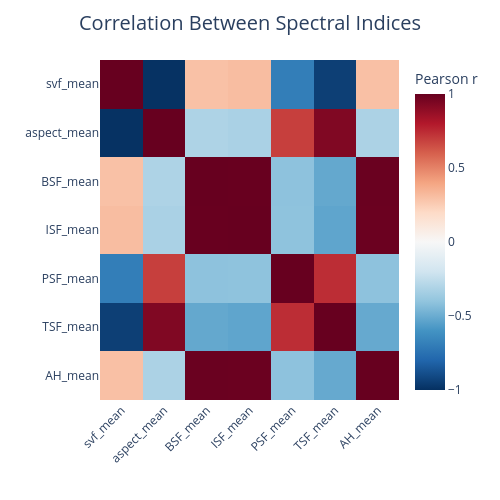

Source (notebook cell):
### Markdown cell above
## 8. Redundancy among parameters — `chart_type="correlation"`

`"correlation"` computes the Pearson correlation matrix between the requested parameters over every valid LCZ pixel. With 34 parameters built from only 11 base families (each split into min/max/mean), a lot of redundancy is expected — this chart makes it explicit, which matters if you're about to feed these fields into a statistical or ML model where near-duplicate predictors just add collinearity without adding information.

### Code cell
corr_fig = lcz_plot_parameters(
    stack_result.path, iselect=profile_params, lcz_map=map_path,
    chart_type="correlation",
)
corr_fig.show()

### Figure 1 — Plotly figure (JSON) as saved in the notebook; plotly's stock layout.template omitted (floating-point values rounded to 4 significant figures)
{"data": [{"colorbar": {"title": {"text": "Pearson r"}}, "colorscale": [[0.0, "rgb(5,48,97)"], [0.1, "rgb(33,102,172)"], [0.2, "rgb(67,147,195)"], [0.3, "rgb(146,197,222)"], [0.4, "rgb(209,229,240)"], [0.5, "rgb(247,247,247)"], [0.6, "rgb(253,219,199)"], [0.7, "rgb(244,165,130)"], [0.8, "rgb(214,96,77)"], [0.9, "rgb(178,24,43)"], [1.0, "rgb(103,0,31)"]], "hovertemplate": "%{y} vs %{x}<br>r=%{z:.3f}<extra></extra>", "type": "heatmap", "x": ["svf_mean", "aspect_mean", "BSF_mean", "ISF_mean", "PSF_mean", "TSF_mean", "AH_mean"], "y": ["svf_mean", "aspect_mean", "BSF_mean", "ISF_mean", "PSF_mean", "TSF_mean", "AH_mean"], "z": [[1.0, -0.9944, 0.2957, 0.3096, -0.6936, -0.9458, 0.2997], [-0.9944, 1.0, -0.3101, -0.3238, 0.6913, 0.9343, -0.3187], [0.2957, -0.3101, 1.0, 0.9978, -0.4105, -0.5153, 0.9916], [0.3096, -0.3238, 0.9978, 1.0, -0.4078, -0.5283, 0.99], [-0.6936, 0.6913, -0.4105, -0.4078, 1.0, 0.743, -0.4106], [-0.9458, 0.9343, -0.5153, -0.5283, 0.743, 1.0, -0.5126], [0.2997, -0.3187, 0.9916, 0.99, -0.4106, -0.5126, 1.0]], "zmax": 1, "zmid": 0, "zmin": -1}], "layout": {"height": 500, "margin": {"b": 100, "l": 100, "r": 40, "t": 60}, "paper_bgcolor": "white", "title": {"font": {"size": 20}, "text": "Correlation Between Spectral Indices", "x": 0.5, "xanchor": "center"}, "width": 500, "xaxis": {"tickangle": -45}, "yaxis": {"autorange": "reversed"}}}
